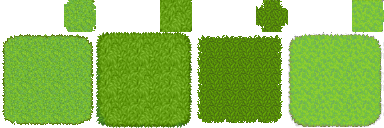
#> input picture dev-tools/world-art/ground_options/player_source.png, 384 x 128 px
$ python segment.py ground_options/player_source.png ground_options/black.png 5
#> lines starting #> are read from the running program, lines starting #| are printed output that depends on the picture
"""Round 303: cut a sprite sheet with a transparent background into its separate sprites and number them.
python segment.py <sheet> <prefix> [gap]
Connected components on alpha >= 24 (8-neighborhood), then boxes closer than `gap` px merged (a flower's
petals and stem, a shadow under a rock). Writes <prefix>_boxes.json and <prefix>_catalog.png (each sprite on a
gray card with its number, at 2x)."""
import json
import os
import sys

from PIL import Image, ImageDraw

HERE = os.path.dirname(os.path.abspath(__file__))
sys.path.insert(0, HERE)
import paths  # noqa: E402


def components(alpha, w, h, thr=int(os.environ.get("SEG_THR", "24"))):
    seen = bytearray(w * h)
    boxes = []
    px = alpha.load()
    for y in range(h):
        for x in range(w):
            i = y * w + x
            if seen[i] or px[x, y] < thr:
                continue
            stack = [(x, y)]
            seen[i] = 1
            x0 = x1 = x
            y0 = y1 = y
            n = 0
            while stack:
                cx, cy = stack.pop()
                n += 1
                x0, x1, y0, y1 = min(x0, cx), max(x1, cx), min(y0, cy), max(y1, cy)
                for dx in (-1, 0, 1):
                    for dy in (-1, 0, 1):
                        nx, ny = cx + dx, cy + dy
                        if 0 <= nx < w and 0 <= ny < h:
                            j = ny * w + nx
                            if not seen[j] and px[nx, ny] >= thr:
                                seen[j] = 1
                                stack.append((nx, ny))
            boxes.append([x0, y0, x1 + 1, y1 + 1, n])
    return boxes


def merge(boxes, gap):
    changed = True
    while changed:
        changed = False
        out = []
        while boxes:
            a = boxes.pop()
            for b in boxes[:]:
                if a[0] - gap <= b[2] and b[0] - gap <= a[2] and a[1] - gap <= b[3] and b[1] - gap <= a[3]:
                    a = [min(a[0], b[0]), min(a[1], b[1]), max(a[2], b[2]), max(a[3], b[3]), a[4] + b[4]]
                    boxes.remove(b)
                    changed = True
            out.append(a)
        boxes = out
    return boxes


def main():
    sheet, prefix = sys.argv[1], sys.argv[2]
    gap = int(sys.argv[3]) if len(sys.argv) > 3 else 3
    im = Image.open(sheet).convert("RGBA")
#> im is the input picture: PIL image 384x128 RGBA; mean R, G, B, A 77.3, 120.8, 27.2, 185.2
    boxes = [b for b in merge(components(im.getchannel("A"), *im.size), gap) if b[4] >= 20]
#> boxes = [[2, 0, 384, 128, 35915]]
    boxes.sort(key=lambda b: (b[1] // 24, b[0]))
    json.dump([b[:4] for b in boxes], open(os.path.join(HERE, "boxes", prefix + "_boxes.json"), "w"))
    card = 110
    cols = 16
    rows = (len(boxes) + cols - 1) // cols
#> rows = 1
    cat = Image.new("RGB", (cols * card, rows * card), (70, 70, 70))
#> cat: PIL image 1760x110 RGB; every value is 70
    d = ImageDraw.Draw(cat)
    for k, (x0, y0, x1, y1, _) in enumerate(boxes):
        spr = im.crop((x0, y0, x1, y1))
        s = min(2.0, (card - 16) / max(spr.width, spr.height))
        spr = spr.resize((max(1, int(spr.width * s)), max(1, int(spr.height * s))), Image.NEAREST)
        bg = Image.new("RGBA", (card - 4, card - 4), (120, 150, 90, 255))
        bg.alpha_composite(spr, ((card - 4 - spr.width) // 2, (card - 4 - spr.height) // 2 + 6))
        cx, cy = (k % cols) * card, (k // cols) * card
        cat.paste(bg.convert("RGB"), (cx + 2, cy + 2))
        d.text((cx + 4, cy + 3), "%d  %dx%d" % (k, x1 - x0, y1 - y0), fill=(255, 255, 0))
#> this loop made 1 pass
#> (x0, y0, x1, y1, s, cx, cy) on pass 1: (2, 0, 384, 128, 0.246, 0, 0)
#> pass 1, in main, `spr = im.crop((x0, y0, x1, y1))`:
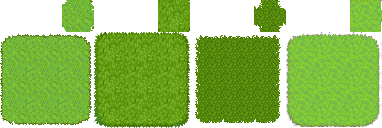
#> spr: PIL image 382x128 RGBA; mean R, G, B, A 77.7, 121.4, 27.3, 186.1; transparent parts drawn white
#> pass 1, in main, `spr = spr.resize((max(1, int(spr.width * s)), max(1, int(spr.height * ..`:
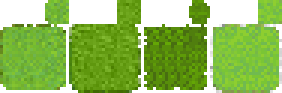
#> spr: PIL image 94x31 RGBA (shown 3 times larger); mean R, G, B, A 78.9, 123.4, 27.7, 189.3; transparent parts drawn white
#> pass 1, in main, `bg = Image.new("RGBA", (card - 4, card - 4), (120, 150, 90, 255))`:
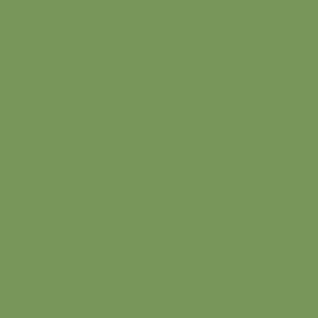
#> bg: PIL image 106x106 RGBA (shown 3 times larger); mean R, G, B, A 120, 150, 90, 255
#> after the loop:
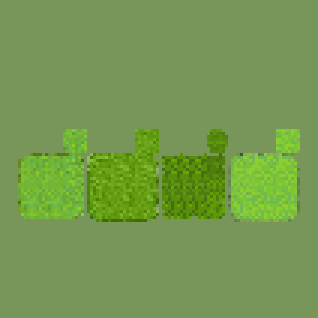
#> bg: PIL image 106x106 RGBA (shown 3 times larger); mean R, G, B, A 117.4, 153.1, 79.8, 255
#> after the loop:
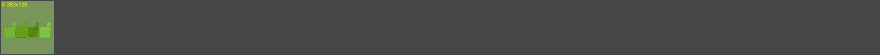
#> cat: PIL image 1760x110 RGB (shown at 1/2 size); mean R, G, B 72.8, 74.9, 70.5
    cat.save(os.path.join(paths.OUT, prefix + "_catalog.png"))
    print(prefix, len(boxes), "sprites ->", prefix + "_catalog.png", cat.size)
#| ground_options/black.png 1 sprites -> ground_options/black.png_catalog.png (1760, 110)


main()

$ run again, on dev-tools/world-art/ground_options/blue.png
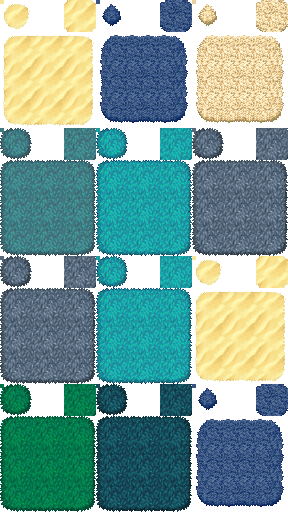
#> input picture dev-tools/world-art/ground_options/blue.png, 288 x 512 px
#> in main, im is the input picture: PIL image 288x512 RGBA; mean R, G, B, A 73.2, 109.7, 104.1, 203.5
#> boxes = [[0, 0, 288, 512, 117702]]
#> rows = 1
#> the loop in main, `for k, (x0, y0, x1, y1, _) in enumerate(boxes):` made 1 pass
#> (x0, y0, x1, y1, s, cx, cy) on pass 1: (0, 0, 288, 512, 0.184, 0, 0)
#> after the loop in main, `for k, (x0, y0, x1, y1, _) in enumerate(boxes):`:
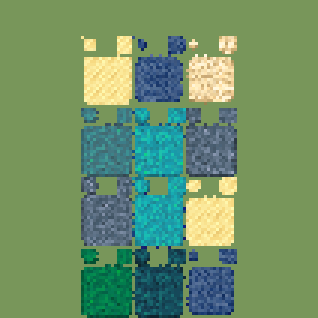
#> bg: PIL image 106x106 RGBA (shown 3 times larger); mean R, G, B, A 110.6, 145.8, 103.9, 255
#> after the loop in main, `for k, (x0, y0, x1, y1, _) in enumerate(boxes):`:
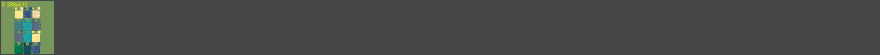
#> cat: PIL image 1760x110 RGB (shown at 1/2 size); mean R, G, B 72.4, 74.5, 71.9
#| ground_options/blue.png 1 sprites -> ground_options/blue.png_catalog.png (1760, 110)
